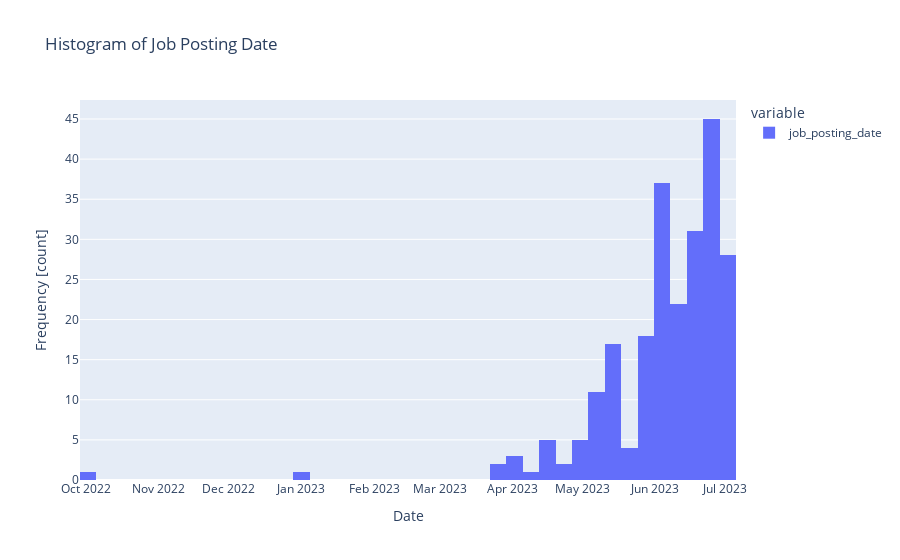

Notebook code cell kept with this figure:
### Code cell
fig = px.histogram(
    df_ds['job_posting_date'],
    title='Histogram of Job Posting Date',
    )
fig.update_layout(xaxis_title='Date',
                  yaxis_title='Frequency [count]')
fig.show()

### Figure 1 — Plotly figure (JSON) as saved in the notebook; plotly's stock layout.template omitted (floating-point values rounded to 4 significant figures; data arrays with more than 128 entries replaced by an {"elided": "..."} marker saying what was removed)
{"data": [{"alignmentgroup": "True", "bingroup": "x", "hovertemplate": "variable=job_posting_date<br>value=%{x}<br>count=%{y}<extra></extra>", "legendgroup": "job_posting_date", "marker": {"color": "#636efa", "pattern": {"shape": ""}}, "name": "job_posting_date", "offsetgroup": "job_posting_date", "orientation": "v", "showlegend": true, "type": "histogram", "x": {"elided": "233 str values"}, "xaxis": "x", "yaxis": "y"}], "layout": {"barmode": "relative", "legend": {"title": {"text": "variable"}, "tracegroupgap": 0}, "title": {"text": "Histogram of Job Posting Date"}, "xaxis": {"anchor": "y", "domain": [0, 1], "title": {"text": "Date"}}, "yaxis": {"anchor": "x", "domain": [0, 1], "title": {"text": "Frequency [count]"}}}}
